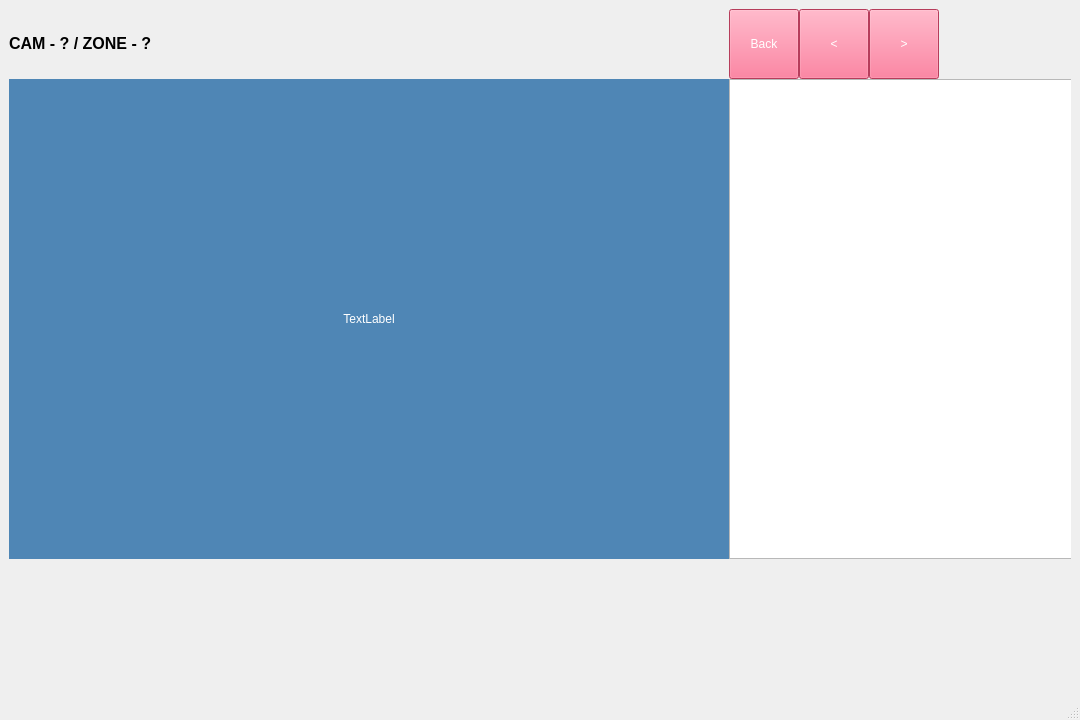
<?xml version="1.0" encoding="UTF-8"?>
<ui version="4.0">
 <class>MainWindow</class>
 <widget class="QMainWindow" name="MainWindow">
  <property name="geometry">
   <rect>
    <x>0</x>
    <y>0</y>
    <width>1080</width>
    <height>720</height>
   </rect>
  </property>
  <property name="windowTitle">
   <string>MainWindow</string>
  </property>
  <widget class="QWidget" name="centralwidget">
   <layout class="QVBoxLayout" name="verticalLayout">
    <item>
     <widget class="QStackedWidget" name="stack">
      <property name="enabled">
       <bool>true</bool>
      </property>
      <property name="currentIndex">
       <number>1</number>
      </property>
      <widget class="QWidget" name="pageGrid">
       <property name="mouseTracking">
        <bool>false</bool>
       </property>
       <widget class="QScrollArea" name="scrollArea">
        <property name="geometry">
         <rect>
          <x>0</x>
          <y>0</y>
          <width>1080</width>
          <height>720</height>
         </rect>
        </property>
        <property name="frameShape">
         <enum>QFrame::NoFrame</enum>
        </property>
        <property name="widgetResizable">
         <bool>true</bool>
        </property>
        <widget class="QWidget" name="gridContainer">
         <property name="geometry">
          <rect>
           <x>0</x>
           <y>0</y>
           <width>1080</width>
           <height>720</height>
          </rect>
         </property>
         <widget class="QWidget" name="gridLayoutWidget">
          <property name="geometry">
           <rect>
            <x>0</x>
            <y>0</y>
            <width>1051</width>
            <height>671</height>
           </rect>
          </property>
          <layout class="QGridLayout" name="layoutGridCams">
           <property name="leftMargin">
            <number>0</number>
           </property>
           <property name="topMargin">
            <number>0</number>
           </property>
           <property name="rightMargin">
            <number>0</number>
           </property>
           <property name="bottomMargin">
            <number>0</number>
           </property>
           <property name="spacing">
            <number>0</number>
           </property>
          </layout>
         </widget>
        </widget>
       </widget>
      </widget>
      <widget class="QWidget" name="pageDetail">
       <widget class="QToolButton" name="btnBack">
        <property name="geometry">
         <rect>
          <x>720</x>
          <y>0</y>
          <width>70</width>
          <height>70</height>
         </rect>
        </property>
        <property name="styleSheet">
         <string notr="true">background:#ff557f; color:white;</string>
        </property>
        <property name="text">
         <string>Back</string>
        </property>
       </widget>
       <widget class="QToolButton" name="btnPrev">
        <property name="geometry">
         <rect>
          <x>790</x>
          <y>0</y>
          <width>70</width>
          <height>70</height>
         </rect>
        </property>
        <property name="styleSheet">
         <string notr="true">background:#ff557f; color:white;</string>
        </property>
        <property name="text">
         <string>&lt;</string>
        </property>
       </widget>
       <widget class="QToolButton" name="btnNext">
        <property name="geometry">
         <rect>
          <x>860</x>
          <y>0</y>
          <width>70</width>
          <height>70</height>
         </rect>
        </property>
        <property name="styleSheet">
         <string notr="true">background:#ff557f; color:white;</string>
        </property>
        <property name="text">
         <string>&gt;</string>
        </property>
       </widget>
       <widget class="QLabel" name="labelDetailVideo">
        <property name="geometry">
         <rect>
          <x>0</x>
          <y>70</y>
          <width>720</width>
          <height>480</height>
         </rect>
        </property>
        <property name="minimumSize">
         <size>
          <width>720</width>
          <height>480</height>
         </size>
        </property>
        <property name="styleSheet">
         <string notr="true">background:#4F86B5; color:white;</string>
        </property>
        <property name="text">
         <string>TextLabel</string>
        </property>
        <property name="scaledContents">
         <bool>true</bool>
        </property>
        <property name="alignment">
         <set>Qt::AlignCenter</set>
        </property>
       </widget>
       <widget class="QListWidget" name="listEvents">
        <property name="geometry">
         <rect>
          <x>720</x>
          <y>70</y>
          <width>360</width>
          <height>480</height>
         </rect>
        </property>
        <property name="minimumSize">
         <size>
          <width>270</width>
          <height>480</height>
         </size>
        </property>
       </widget>
       <widget class="QLabel" name="labelDetailTitle">
        <property name="geometry">
         <rect>
          <x>0</x>
          <y>10</y>
          <width>500</width>
          <height>50</height>
         </rect>
        </property>
        <property name="text">
         <string>&lt;html&gt;&lt;head/&gt;&lt;body&gt;&lt;p&gt;&lt;span style=&quot; font-size:12pt; font-weight:600;&quot;&gt;CAM - ? / ZONE - ?&lt;/span&gt;&lt;/p&gt;&lt;/body&gt;&lt;/html&gt;</string>
        </property>
       </widget>
      </widget>
     </widget>
    </item>
   </layout>
  </widget>
  <widget class="QStatusBar" name="statusbar"/>
 </widget>
 <resources/>
 <connections/>
</ui>
